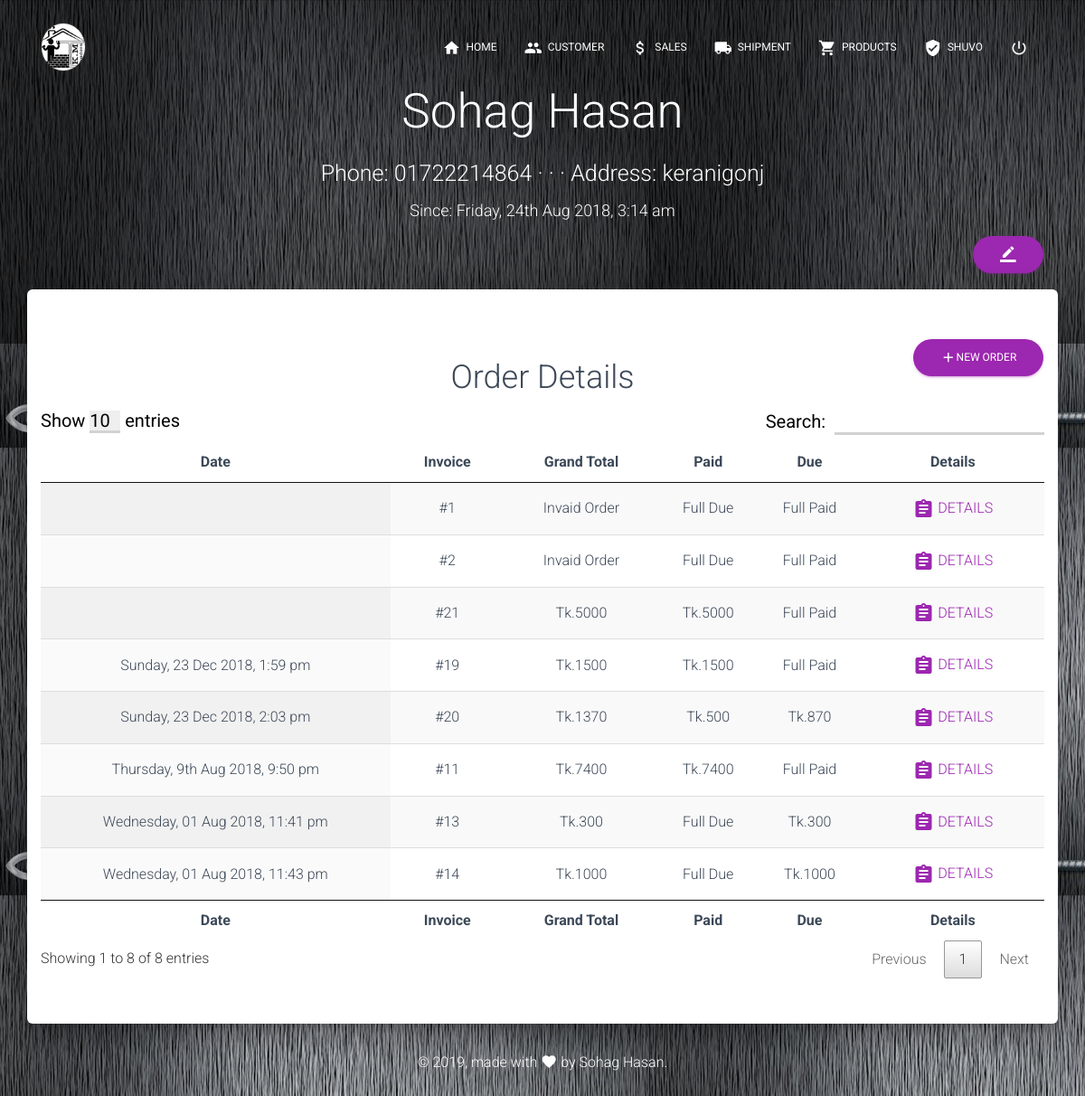
The app's page /customer_details.php?phone=01722214864 (signed in) with its own data.
### tables this page shows
CREATE TABLE `customer_details` (
  `customer_id` int(11) NOT NULL,
  `customer_name` varchar(200) NOT NULL,
  `customer_phone` varchar(16) NOT NULL,
  `customer_address` varchar(500) NOT NULL,
  `customer_datetime` varchar(100) NOT NULL,
  `total_due` int(11) NOT NULL
);

CREATE TABLE `invoice` (
  `invoice_id` int(11) NOT NULL,
  `customer_id` int(11) NOT NULL,
  `invoice_datetime` varchar(200) NOT NULL,
  `invoice_total` int(11) NOT NULL,
  `invoice_discount` int(11) NOT NULL,
  `invoice_paid` int(11) NOT NULL,
  `order_placed` int(11) NOT NULL
);

### class/PageContent.php (called while the page is built, shortened)
<?php
	class PageContent{
		public function get_header(){
			require_once('includes/header.php');
		}
		public function get_content($content){
			include_once($content.'.php');
		}
		public function get_footer(){
			require_once('includes/footer.php');
		}
	}
?>

### customer_details.php (called while the page is built, shortened)
<?php  session_start();
  require_once('functions/function.php');
  $oPageContent->get_header();
  $oPageContent->get_content('customer/customer_details');
 ?>

### class/Database.php (called while the page is built, shortened)
<?php
	class Database{
		function fquery($sql){
			$servername = "localhost";
			$username = "makor4sha_root";
            $password = "adgjmptw440";
            $dbname = "makor4sha_kmtraders";
			$conn = new mysqli($servername, $username, $password, $dbname);
    		return $conn->query($sql);
		}
	}
?>

### customer/customer_details.php (the view, shortened to what this page needs)
<?php
$oDatabase= new Database();
if(isset($_GET['phone']))
  {
    $number = $_GET['phone'];
    $sql = "SELECT * FROM customer_details WHERE customer_phone='$number'";
    $result = $oDatabase->fquery($sql);
    $row = $result->fetch_assoc();
  }else {
    header('Location: index.php');
  }
 ?>
  <div class="page-header header-filter" data-parallax="true" >
    <div class="container">
      <div class="row">
        <div class="col-md-12 text-center">
          <div class="brand">
            <h1><?php echo "$row[customer_name]"; ?></h1>
            <h3>Phone: <?php echo "$row[customer_phone]"; ?> &middot; &middot; &middot; Address: <?php echo "$row[customer_address]"; ?></h3>
            <h4>Since: <?php echo "$row[customer_datetime]"; ?></h4>
          </div>
        </div>
        <div class="col-md-12">
          <a href="edit_customer.php?phone=<?php echo "$row[customer_phone]"; ?>" class="btn btn-primary btn-round float-right" rel="tooltip" title="" data-placement="bottom"   data-original-title="Edit Customer Details">
            <i class="material-icons">border_color</i></a>
        </div>
      </div>
    </div>
  </div>
  <div class="main main-raised">
    <div class="profile-content">
      <div class="container text-center">
        <div class="row">
          <div class="col-md-12 ml-auto mr-auto">
            <div class="space-50"></div>
            <div class="row">
              <div class="col-md-4"></div>
              <div class="col-md-4 text-center">
                <div class="brand">
                  <h2>Order Details</h2>
                </div>
              </div>
              <div class="col-md-4">
                <a href="new_order.php?phone=<?php echo "$row[customer_phone]"; ?>" class="btn btn-primary btn-round float-right" rel="tooltip" title="" data-placement="bottom"   data-original-title="New Order">
                  <i class="material-icons">add</i>New Order</a>
              </div>
            </div>
            <table id="myTable" class="display">
              <thead>
                  <tr>
                      <th>Date</th>
                      <th>Invoice</th>
                      <th>Grand Total</th>
                      <th>Paid</th>
                      <th>Due</th>
                      <th>Details</th>
                  </tr>
              </thead>
              <tfoot>
                  <tr>
                      <th>Date</th>
                      <th>Invoice</th>
                      <th>Grand Total</th>
                      <th>Paid</th>
                      <th>Due</th>
                      <th>Details</th>
                  </tr>
              </tfoot>
              <tbody>
                <?php
                $isql = "SELECT * FROM invoice WHERE customer_id='$row[customer_id]'";
                $iresult = $oDatabase->fquery($isql);
                if ($iresult->num_rows === 0) {
                  echo "No Data Available!";
                }else {
                  while($irow = $iresult->fetch_assoc()) {
                 ?>
                  <tr>
                      <td><?php echo $irow["invoice_datetime"]; ?></td>
                      <td>#<?php echo $irow["invoice_id"]; ?></td>
                      <td><?php if ($irow["invoice_total"]<=0) {
                        echo "Invaid Order";
                      }else{ echo 'Tk.'.$irow["invoice_total"];} ?></td>
                      <td><?php if ($irow["invoice_paid"]<=0) {
                        echo "Full Due";
                      }else{ echo 'Tk.'.$irow["invoice_paid"];} ?></td>
                      <td><?php if ($irow["invoice_total"]-$irow["invoice_paid"]<=0) {
                        echo "Full Paid";
                      }else{ echo 'Tk.'.($irow["invoice_total"]-$irow["invoice_paid"]); } ?></td>
                      <td>
                        <a href="invoice_details.php?invoice_id=<?php echo $irow["invoice_id"]; ?>" class="nav-link" rel="tooltip" title="" data-placement="bottom"   data-original-title="View Details">
                          <i class="material-icons">assignment</i> Details
                        </a>
                      </td>
                  </tr>
                <?php } } ?>
              </tbody>
          </table>
          </div>
        </div>
        <div class="space-50"></div>
      </div>
    </div>
  </div>

### assets/demo/demo.css (style rules this page uses)
.space-50 { height: 50px; display: block; }

### records on screen
customer_details: customer_name "Sohag Hasan", customer_phone "01722214864", customer_address "keranigonj", customer_datetime "Friday, 24th Aug 2018, 3:14 am"
invoice: invoice_id "1", invoice_total "Invaid Order", invoice_paid "Full Due"
invoice: invoice_id "2", invoice_total "Invaid Order", invoice_paid "Full Due"
invoice: invoice_datetime "Thursday, 9th Aug 2018, 9:50 pm", invoice_id "11", invoice_total "7400", invoice_paid "7400", shows "Full Paid"
invoice: invoice_datetime "Wednesday, 01 Aug 2018, 11:41 pm", invoice_id "13", invoice_total "300", invoice_paid "Full Due", $irow['invoice_total']-$irow['invoice_paid'] "300"
invoice: invoice_datetime "Wednesday, 01 Aug 2018, 11:43 pm", invoice_id "14", invoice_total "1000", invoice_paid "Full Due", $irow['invoice_total']-$irow['invoice_paid'] "1000"
invoice: invoice_datetime "Sunday, 23 Dec 2018, 1:59 pm", invoice_id "19", invoice_total "1500", invoice_paid "1500", shows "Full Paid"
invoice: invoice_datetime "Sunday, 23 Dec 2018, 2:03 pm", invoice_id "20", invoice_total "1370", invoice_paid "500", $irow["invoice_total"]-$irow["invoice_paid"] "870"
invoice: invoice_id "21", invoice_total "5000", invoice_paid "5000", shows "Full Paid"

### other values on screen
$_SESSION['username'] "SHUVO"
